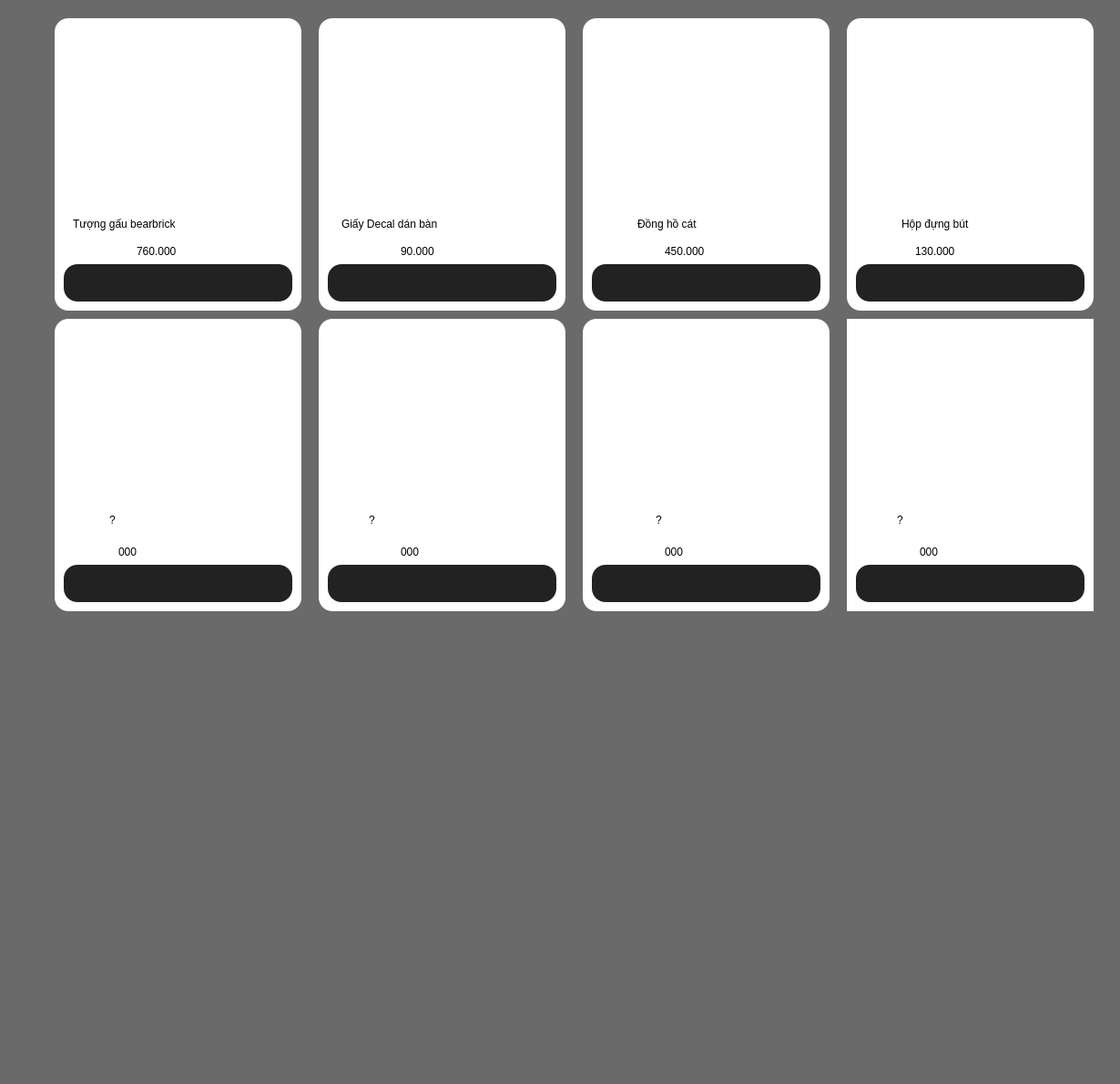
              <widget class="QWidget" name="table">
               <property name="styleSheet">
                <string notr="true">background-color:rgb(106, 106, 106)</string>
               </property>
               <widget class="QWidget" name="widget_3" native="true">
                <property name="geometry">
                 <rect>
                  <x>60</x>
                  <y>20</y>
                  <width>1161</width>
                  <height>1161</height>
                 </rect>
                </property>
                <widget class="QWidget" name="widget_23" native="true">
                 <property name="geometry">
                  <rect>
                   <x>0</x>
                   <y>0</y>
                   <width>271</width>
                   <height>321</height>
                  </rect>
                 </property>
                 <property name="styleSheet">
                  <string notr="true">background-color: rgb(255, 255, 255);
border-radius: 15px

</string>
                 </property>
                 <widget class="QLabel" name="label_26">
                  <property name="geometry">
                   <rect>
                    <x>90</x>
                    <y>240</y>
                    <width>91</width>
                    <height>31</height>
                   </rect>
                  </property>
                  <property name="styleSheet">
                   <string notr="true">color:rgb(0, 0, 0);
font: 75 15pt &quot;MS Sans Serif&quot;;
background-color: 0</string>
                  </property>
                  <property name="text">
                   <string>760.000</string>
                  </property>
                 </widget>
                 <widget class="QLabel" name="label_31">
                  <property name="geometry">
                   <rect>
                    <x>20</x>
                    <y>205</y>
                    <width>251</width>
                    <height>41</height>
                   </rect>
                  </property>
                  <property name="styleSheet">
                   <string notr="true">color:rgb(0, 0, 0);
font: 75 15pt &quot;MS Sans Serif&quot;;background-color: 0</string>
                  </property>
                  <property name="text">
                   <string>Tượng gấu bearbrick</string>
                  </property>
                 </widget>
                 <widget class="QPushButton" name="bt_gau">
                  <property name="geometry">
                   <rect>
                    <x>10</x>
                    <y>270</y>
                    <width>251</width>
                    <height>41</height>
                   </rect>
                  </property>
                  <property name="cursor">
                   <cursorShape>PointingHandCursor</cursorShape>
                  </property>
                  <property name="styleSheet">
                   <string notr="true">background-color: rgb(34, 34, 34);

</string>
                  </property>
                  <property name="text">
                   <string/>
                  </property>
                  <property name="icon">
                   <iconset>
                    <normaloff>But_img/buy.png</normaloff>But_img/buy.png</iconset>
                  </property>
                  <property name="iconSize">
                   <size>
                    <width>300</width>
                    <height>300</height>
                   </size>
                  </property>
                 </widget>
                 <widget class="QLabel" name="label_4">
                  <property name="geometry">
                   <rect>
                    <x>10</x>
                    <y>10</y>
                    <width>251</width>
                    <height>201</height>
                   </rect>
                  </property>
                  <property name="text">
                   <string/>
                  </property>
                  <property name="pixmap">
                   <pixmap>pd_img/table/berik/vn-11134207-7r98o-lxg402e4pucb1f..webp</pixmap>
                  </property>
                  <property name="scaledContents">
                   <bool>true</bool>
                  </property>
                 </widget>
                </widget>
                <widget class="QWidget" name="widget_24" native="true">
                 <property name="geometry">
                  <rect>
                   <x>290</x>
                   <y>0</y>
                   <width>271</width>
                   <height>321</height>
                  </rect>
                 </property>
                 <property name="styleSheet">
                  <string notr="true">background-color: rgb(255, 255, 255);
border-radius: 15px

</string>
                 </property>
                 <widget class="QLabel" name="label_298">
                  <property name="geometry">
                   <rect>
                    <x>90</x>
                    <y>240</y>
                    <width>91</width>
                    <height>31</height>
                   </rect>
                  </property>
                  <property name="styleSheet">
                   <string notr="true">color:rgb(0, 0, 0);
font: 75 15pt &quot;MS Sans Serif&quot;;</string>
                  </property>
                  <property name="text">
                   <string>90.000</string>
                  </property>
                 </widget>
                 <widget class="QLabel" name="label_300">
                  <property name="geometry">
                   <rect>
                    <x>25</x>
                    <y>205</y>
                    <width>231</width>
                    <height>41</height>
                   </rect>
                  </property>
                  <property name="styleSheet">
                   <string notr="true">color:rgb(0, 0, 0);
font: 75 15pt &quot;MS Sans Serif&quot;;
background-color: 0</string>
                  </property>
                  <property name="text">
                   <string>Giấy Decal dán bàn</string>
                  </property>
                 </widget>
                 <widget class="QPushButton" name="bt_decal">
                  <property name="geometry">
                   <rect>
                    <x>10</x>
                    <y>270</y>
                    <width>251</width>
                    <height>41</height>
                   </rect>
                  </property>
                  <property name="cursor">
                   <cursorShape>PointingHandCursor</cursorShape>
                  </property>
                  <property name="styleSheet">
                   <string notr="true">background-color: rgb(34, 34, 34);
border-radius: 15px 
</string>
                  </property>
                  <property name="text">
                   <string/>
                  </property>
                  <property name="icon">
                   <iconset>
                    <normaloff>But_img/buy.png</normaloff>But_img/buy.png</iconset>
                  </property>
                  <property name="iconSize">
                   <size>
                    <width>300</width>
                    <height>300</height>
                   </size>
                  </property>
                 </widget>
                 <widget class="QLabel" name="label_30">
                  <property name="geometry">
                   <rect>
                    <x>10</x>
                    <y>10</y>
                    <width>251</width>
                    <height>201</height>
                   </rect>
                  </property>
                  <property name="text">
                   <string/>
                  </property>
                  <property name="pixmap">
                   <pixmap>pd_img/table/decal/vn-11134207-7ras8-.webp</pixmap>
                  </property>
                  <property name="scaledContents">
                   <bool>true</bool>
                  </property>
                 </widget>
                </widget>
                <widget class="QWidget" name="widget_25" native="true">
                 <property name="geometry">
                  <rect>
                   <x>580</x>
                   <y>0</y>
                   <width>271</width>
                   <height>321</height>
                  </rect>
                 </property>
                 <property name="styleSheet">
                  <string notr="true">background-color: rgb(255, 255, 255);
border-radius: 15px

</string>
                 </property>
                 <widget class="QLabel" name="label_301">
                  <property name="geometry">
                   <rect>
                    <x>90</x>
                    <y>240</y>
                    <width>91</width>
                    <height>31</height>
                   </rect>
                  </property>
                  <property name="styleSheet">
                   <string notr="true">color:rgb(0, 0, 0);
font: 75 15pt &quot;MS Sans Serif&quot;;</string>
                  </property>
                  <property name="text">
                   <string>450.000</string>
                  </property>
                 </widget>
                 <widget class="QLabel" name="label_303">
                  <property name="geometry">
                   <rect>
                    <x>60</x>
                    <y>205</y>
                    <width>141</width>
                    <height>41</height>
                   </rect>
                  </property>
                  <property name="styleSheet">
                   <string notr="true">color:rgb(0, 0, 0);
font: 75 15pt &quot;MS Sans Serif&quot;;
background-color: 0</string>
                  </property>
                  <property name="text">
                   <string>Đồng hồ cát</string>
                  </property>
                 </widget>
                 <widget class="QPushButton" name="bt_dongho">
                  <property name="geometry">
                   <rect>
                    <x>10</x>
                    <y>270</y>
                    <width>251</width>
                    <height>41</height>
                   </rect>
                  </property>
                  <property name="cursor">
                   <cursorShape>PointingHandCursor</cursorShape>
                  </property>
                  <property name="styleSheet">
                   <string notr="true">background-color: rgb(34, 34, 34);
border-radius: 15px 
</string>
                  </property>
                  <property name="text">
                   <string/>
                  </property>
                  <property name="icon">
                   <iconset>
                    <normaloff>But_img/buy.png</normaloff>But_img/buy.png</iconset>
                  </property>
                  <property name="iconSize">
                   <size>
                    <width>300</width>
                    <height>300</height>
                   </size>
                  </property>
                 </widget>
                 <widget class="QLabel" name="label_32">
                  <property name="geometry">
                   <rect>
                    <x>10</x>
                    <y>10</y>
                    <width>251</width>
                    <height>201</height>
                   </rect>
                  </property>
                  <property name="text">
                   <string/>
                  </property>
                  <property name="pixmap">
                   <pixmap>pd_img/table/dong ho/dong-ho-cat-30-phut-phong-cach-vintage-1.png</pixmap>
                  </property>
                  <property name="scaledContents">
                   <bool>true</bool>
                  </property>
                 </widget>
                </widget>
                <widget class="QWidget" name="widget_26" native="true">
                 <property name="geometry">
                  <rect>
                   <x>870</x>
                   <y>0</y>
                   <width>271</width>
                   <height>321</height>
                  </rect>
                 </property>
                 <property name="styleSheet">
                  <string notr="true">background-color: rgb(255, 255, 255);
border-radius: 15px

</string>
                 </property>
                 <widget class="QLabel" name="label_304">
                  <property name="geometry">
                   <rect>
                    <x>75</x>
                    <y>240</y>
                    <width>131</width>
                    <height>31</height>
                   </rect>
                  </property>
                  <property name="styleSheet">
                   <string notr="true">color:rgb(0, 0, 0);
font: 75 15pt &quot;MS Sans Serif&quot;;</string>
                  </property>
                  <property name="text">
                   <string>130.000</string>
                  </property>
                 </widget>
                 <widget class="QLabel" name="label_306">
                  <property name="geometry">
                   <rect>
                    <x>60</x>
                    <y>205</y>
                    <width>161</width>
                    <height>41</height>
                   </rect>
                  </property>
                  <property name="styleSheet">
                   <string notr="true">color:rgb(0, 0, 0);
font: 75 15pt &quot;MS Sans Serif&quot;;
background-color: 0</string>
                  </property>
                  <property name="text">
                   <string>Hộp đựng bút</string>
                  </property>
                 </widget>
                 <widget class="QPushButton" name="bt_hopbut">
                  <property name="geometry">
                   <rect>
                    <x>10</x>
                    <y>270</y>
                    <width>251</width>
                    <height>41</height>
                   </rect>
                  </property>
                  <property name="cursor">
                   <cursorShape>PointingHandCursor</cursorShape>
                  </property>
                  <property name="styleSheet">
                   <string notr="true">background-color: rgb(34, 34, 34);
border-radius: 15px 
</string>
                  </property>
                  <property name="text">
                   <string/>
                  </property>
                  <property name="icon">
                   <iconset>
                    <normaloff>But_img/buy.png</normaloff>But_img/buy.png</iconset>
                  </property>
                  <property name="iconSize">
                   <size>
                    <width>300</width>
                    <height>300</height>
                   </size>
                  </property>
                 </widget>
                 <widget class="QLabel" name="label_33">
                  <property name="geometry">
                   <rect>
                    <x>10</x>
                    <y>10</y>
                    <width>251</width>
                    <height>201</height>
                   </rect>
                  </property>
                  <property name="text">
                   <string/>
                  </property>
                  <property name="pixmap">
                   <pixmap>pd_img/table/hopbut/ec8a9fd650c5e4d7adc4dbc68532e456.webp</pixmap>
                  </property>
                  <property name="scaledContents">
                   <bool>true</bool>
                  </property>
                 </widget>
                </widget>
                <widget class="QWidget" name="widget_27" native="true">
                 <property name="geometry">
                  <rect>
                   <x>0</x>
                   <y>330</y>
                   <width>271</width>
                   <height>321</height>
                  </rect>
                 </property>
                 <property name="styleSheet">
                  <string notr="true">background-color: rgb(255, 255, 255);
border-radius: 15px

</string>
                 </property>
                 <widget class="QLabel" name="label_307">
                  <property name="geometry">
                   <rect>
                    <x>70</x>
                    <y>240</y>
                    <width>151</width>
                    <height>31</height>
                   </rect>
                  </property>
                  <property name="styleSheet">
                   <string notr="true">color:rgb(0, 0, 0);
font: 75 15pt &quot;MS Sans Serif&quot;;</string>
                  </property>
                  <property name="text">
                   <string>000</string>
                  </property>
                 </widget>
                 <widget class="QLabel" name="label_308">
                  <property name="geometry">
                   <rect>
                    <x>10</x>
                    <y>10</y>
                    <width>251</width>
                    <height>191</height>
                   </rect>
                  </property>
                  <property name="text">
                   <string/>
                  </property>
                  <property name="pixmap">
                   <pixmap>no-product.png</pixmap>
                  </property>
                  <property name="scaledContents">
                   <bool>true</bool>
                  </property>
                 </widget>
                 <widget class="QLabel" name="label_309">
                  <property name="geometry">
                   <rect>
                    <x>60</x>
                    <y>200</y>
                    <width>151</width>
                    <height>41</height>
                   </rect>
                  </property>
                  <property name="styleSheet">
                   <string notr="true">color:rgb(0, 0, 0);
font: 75 15pt &quot;MS Sans Serif&quot;;
background-color: 0</string>
                  </property>
                  <property name="text">
                   <string>?</string>
                  </property>
                 </widget>
                 <widget class="QPushButton" name="bl5">
                  <property name="geometry">
                   <rect>
                    <x>10</x>
                    <y>270</y>
                    <width>251</width>
                    <height>41</height>
                   </rect>
                  </property>
                  <property name="cursor">
                   <cursorShape>PointingHandCursor</cursorShape>
                  </property>
                  <property name="styleSheet">
                   <string notr="true">background-color: rgb(34, 34, 34);
border-radius: 15px 
</string>
                  </property>
                  <property name="text">
                   <string/>
                  </property>
                  <property name="icon">
                   <iconset>
                    <normaloff>But_img/block.png</normaloff>But_img/block.png</iconset>
                  </property>
                  <property name="iconSize">
                   <size>
                    <width>60</width>
                    <height>100</height>
                   </size>
                  </property>
                 </widget>
                </widget>
                <widget class="QWidget" name="widget_28" native="true">
                 <property name="geometry">
                  <rect>
                   <x>290</x>
                   <y>330</y>
                   <width>271</width>
                   <height>321</height>
                  </rect>
                 </property>
                 <property name="styleSheet">
                  <string notr="true">background-color: rgb(255, 255, 255);
border-radius: 15px

</string>
                 </property>
                 <widget class="QLabel" name="label_310">
                  <property name="geometry">
                   <rect>
                    <x>90</x>
                    <y>240</y>
                    <width>91</width>
                    <height>31</height>
                   </rect>
                  </property>
                  <property name="styleSheet">
                   <string notr="true">color:rgb(0, 0, 0);
font: 75 15pt &quot;MS Sans Serif&quot;;</string>
                  </property>
                  <property name="text">
                   <string>000</string>
                  </property>
                 </widget>
                 <widget class="QLabel" name="label_312">
                  <property name="geometry">
                   <rect>
                    <x>55</x>
                    <y>200</y>
                    <width>171</width>
                    <height>41</height>
                   </rect>
                  </property>
                  <property name="styleSheet">
                   <string notr="true">color:rgb(0, 0, 0);
font: 75 15pt &quot;MS Sans Serif&quot;;
background-color: 0
</string>
                  </property>
                  <property name="text">
                   <string>?</string>
                  </property>
                 </widget>
                 <widget class="QLabel" name="label_311">
                  <property name="geometry">
                   <rect>
                    <x>20</x>
                    <y>10</y>
                    <width>251</width>
                    <height>191</height>
                   </rect>
                  </property>
                  <property name="text">
                   <string/>
                  </property>
                  <property name="pixmap">
                   <pixmap>no-product.png</pixmap>
                  </property>
                  <property name="scaledContents">
                   <bool>true</bool>
                  </property>
                 </widget>
                 <widget class="QPushButton" name="bl6">
                  <property name="geometry">
                   <rect>
                    <x>10</x>
                    <y>270</y>
                    <width>251</width>
                    <height>41</height>
                   </rect>
                  </property>
                  <property name="cursor">
                   <cursorShape>PointingHandCursor</cursorShape>
                  </property>
                  <property name="styleSheet">
                   <string notr="true">background-color: rgb(34, 34, 34);
border-radius: 15px 
</string>
                  </property>
                  <property name="text">
                   <string/>
                  </property>
                  <property name="icon">
                   <iconset>
                    <normaloff>But_img/block.png</normaloff>But_img/block.png</iconset>
                  </property>
                  <property name="iconSize">
                   <size>
                    <width>60</width>
                    <height>100</height>
                   </size>
                  </property>
                 </widget>
                </widget>
                <widget class="QWidget" name="widget_29" native="true">
                 <property name="geometry">
                  <rect>
                   <x>580</x>
                   <y>330</y>
                   <width>271</width>
                   <height>321</height>
                  </rect>
                 </property>
                 <property name="styleSheet">
                  <string notr="true">background-color: rgb(255, 255, 255);
border-radius: 15px

</string>
                 </property>
                 <widget class="QLabel" name="label_313">
                  <property name="geometry">
                   <rect>
                    <x>90</x>
                    <y>240</y>
                    <width>91</width>
                    <height>31</height>
                   </rect>
                  </property>
                  <property name="styleSheet">
                   <string notr="true">color:rgb(0, 0, 0);
font: 75 15pt &quot;MS Sans Serif&quot;;</string>
                  </property>
                  <property name="text">
                   <string>000</string>
                  </property>
                 </widget>
                 <widget class="QLabel" name="label_315">
                  <property name="geometry">
                   <rect>
                    <x>80</x>
                    <y>200</y>
                    <width>111</width>
                    <height>41</height>
                   </rect>
                  </property>
                  <property name="styleSheet">
                   <string notr="true">color:rgb(0, 0, 0);
font: 75 15pt &quot;MS Sans Serif&quot;;
background-color: 0</string>
                  </property>
                  <property name="text">
                   <string>?</string>
                  </property>
                 </widget>
                 <widget class="QLabel" name="label_314">
                  <property name="geometry">
                   <rect>
                    <x>10</x>
                    <y>10</y>
                    <width>251</width>
                    <height>191</height>
                   </rect>
                  </property>
                  <property name="text">
                   <string/>
                  </property>
                  <property name="pixmap">
                   <pixmap>no-product.png</pixmap>
                  </property>
                  <property name="scaledContents">
                   <bool>true</bool>
                  </property>
                 </widget>
                 <widget class="QPushButton" name="bl7">
                  <property name="geometry">
                   <rect>
                    <x>10</x>
                    <y>270</y>
                    <width>251</width>
                    <height>41</height>
                   </rect>
                  </property>
                  <property name="cursor">
                   <cursorShape>PointingHandCursor</cursorShape>
                  </property>
                  <property name="styleSheet">
                   <string notr="true">background-color: rgb(34, 34, 34);
border-radius: 15px 
</string>
                  </property>
                  <property name="text">
                   <string/>
                  </property>
                  <property name="icon">
                   <iconset>
                    <normaloff>But_img/block.png</normaloff>But_img/block.png</iconset>
                  </property>
                  <property name="iconSize">
                   <size>
                    <width>60</width>
                    <height>100</height>
                   </size>
                  </property>
                 </widget>
                </widget>
                <widget class="QWidget" name="widget_30" native="true">
                 <property name="geometry">
                  <rect>
                   <x>870</x>
                   <y>330</y>
                   <width>271</width>
                   <height>321</height>
                  </rect>
                 </property>
                 <property name="styleSheet">
                  <string notr="true">background-color: rgb(255, 255, 255)</string>
                 </property>
                 <widget class="QLabel" name="label_316">
                  <property name="geometry">
                   <rect>
                    <x>80</x>
                    <y>240</y>
                    <width>191</width>
                    <height>31</height>
                   </rect>
                  </property>
                  <property name="styleSheet">
                   <string notr="true">color:rgb(0, 0, 0);
font: 75 15pt &quot;MS Sans Serif&quot;;</string>
                  </property>
                  <property name="text">
                   <string>000</string>
                  </property>
                 </widget>
                 <widget class="QLabel" name="label_318">
                  <property name="geometry">
                   <rect>
                    <x>55</x>
                    <y>200</y>
                    <width>181</width>
                    <height>41</height>
                   </rect>
                  </property>
                  <property name="styleSheet">
                   <string notr="true">color:rgb(0, 0, 0);
font: 75 15pt &quot;MS Sans Serif&quot;;
background-color: 0</string>
                  </property>
                  <property name="text">
                   <string>?</string>
                  </property>
                 </widget>
                 <widget class="QLabel" name="label_317">
                  <property name="geometry">
                   <rect>
                    <x>0</x>
                    <y>10</y>
                    <width>251</width>
                    <height>191</height>
                   </rect>
                  </property>
                  <property name="text">
                   <string/>
                  </property>
                  <property name="pixmap">
                   <pixmap>no-product.png</pixmap>
                  </property>
                  <property name="scaledContents">
                   <bool>true</bool>
                  </property>
                 </widget>
                 <widget class="QPushButton" name="bl8">
                  <property name="geometry">
                   <rect>
                    <x>10</x>
                    <y>270</y>
                    <width>251</width>
                    <height>41</height>
                   </rect>
                  </property>
                  <property name="cursor">
                   <cursorShape>PointingHandCursor</cursorShape>
                  </property>
                  <property name="styleSheet">
                   <string notr="true">background-color: rgb(34, 34, 34);
border-radius: 15px 
</string>
                  </property>
                  <property name="text">
                   <string/>
                  </property>
                  <property name="icon">
                   <iconset>
                    <normaloff>But_img/block.png</normaloff>But_img/block.png</iconset>
                  </property>
                  <property name="iconSize">
                   <size>
                    <width>60</width>
                    <height>100</height>
                   </size>
                  </property>
                 </widget>
                </widget>
               </widget>
              </widget>
